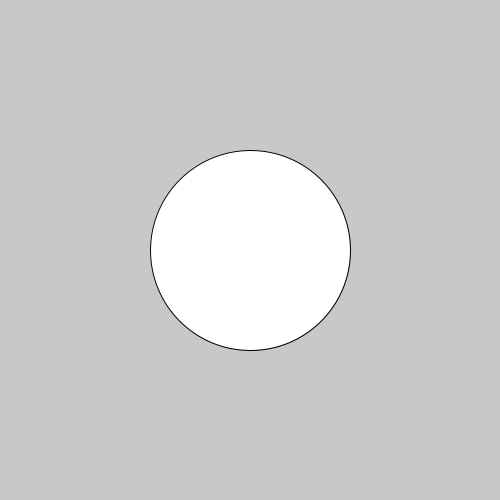
Frame 1 (no input)
Frame 60 (the mouse pressed at the canvas centre just before this capture): identical to frame 1, image omitted
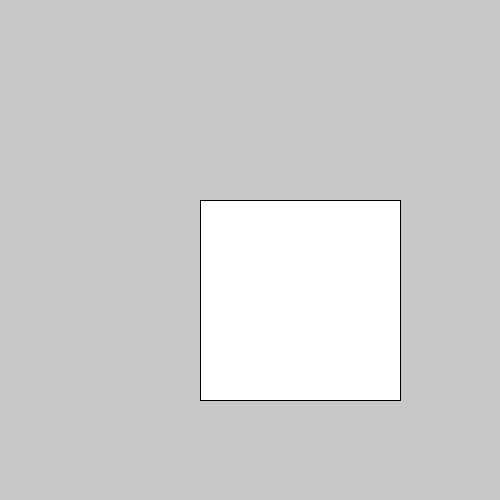
Frame 120 (the mouse held since frame 60 and released just before this capture)

The Processing sketch that drew these frames (run headless with seeded random() and noise(); from frame 60 on, the mouse is pressed at the canvas centre):

// Processing sketch: processing_97838
// ── processing_97838.pde

/*
April 30, Creative Computing
Quick example of how to do state changes in your sketches
Ben Norskov
*/
int SKETCHSTATE = 1;
void setup() {
  size(500, 500);
}
void draw() {
  background(200);
  //draw a cirle, a square, and nothing
  //dependant on # mouseclicks
  if (SKETCHSTATE == 0) {
    background(239, 130, 50);
  }else if (SKETCHSTATE == 1) {
    ellipse(width*.5, height*.5, 200, 200);
  } else if (SKETCHSTATE == 2) {
    rect(200, 200, 200, 200);
  }
}
void mousePressed() {
  SKETCHSTATE++;
  if (SKETCHSTATE > 2) {
    SKETCHSTATE = 0;
  }
}
